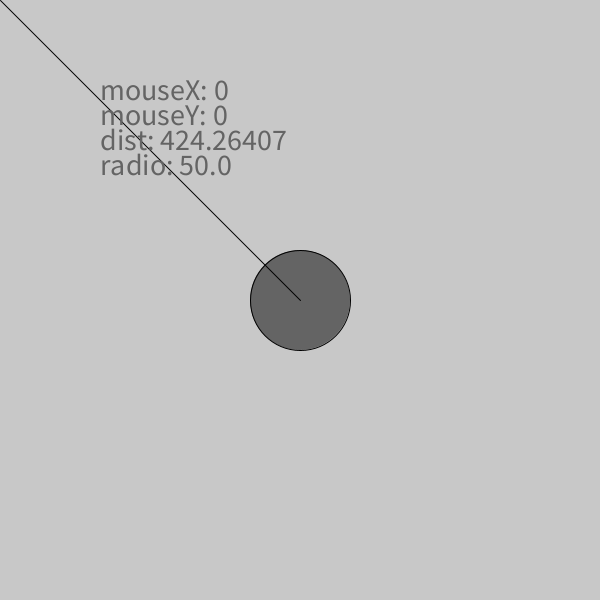
Frame 1 (no input)
Frame 60 (the mouse pressed at the canvas centre just before this capture): identical to frame 1, image omitted
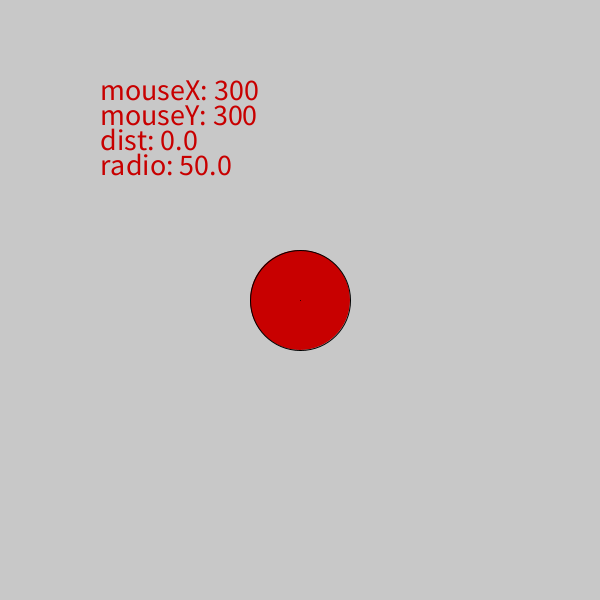
Frame 120 (the mouse held since frame 60 and released just before this capture)

The Processing sketch that drew these frames (run headless with seeded random() and noise(); from frame 60 on, the mouse is pressed at the canvas centre):

// Processing sketch: sketch_240528a
// ── sketch_240528a.pde
// dudasTP1: boolean, ctrl+t, else if, reset var

// declarar las variables (globales)
boolean estoySobreBoton;  //true or false
boolean debug = true;
float d, r;  //distancia y radio

void setup() {
  size(600, 600 );
  textSize( 30 );

  // asignar valores de variables
  estoySobreBoton = false;
  println(estoySobreBoton);
  r = 50;
}

void draw() {
  background( 200 );

  //estoySobreBoton = ( mouseX < width/2 );  //asigno expresion racional a una variable booleana
  
  // ------------------------------------------------
  // BOTON CALCULOS
  d = dist(mouseX, mouseY, width/2, height/2 );
  estoySobreBoton = d < r;  // IMPORTANTISIMO
  
  // ------------------------------------------------
  // BOTON DIBUJO 
  //if ( estoySobreBoton == true ) {  //igualacion redundante
  if ( estoySobreBoton ) {  //si es true
    //background(0);
    fill(200, 0, 0);
  } else {  //si es false
    //background(255);
    fill(100);
  }
  // dibujo mi boton
  circle( width/2, height/2, r*2 );
  // dibujo linea
  line( mouseX, mouseY, width/2, height/2 );

  // ------------------------------------------------
  // mi panel de debug de variables
  if ( debug ) {
    text( "mouseX: " + mouseX, 100, 100 );
    text( "mouseY: " + mouseY, 100, 125 );
    text( "dist: " + d, 100, 150 );    
    text( "radio: " + r, 100, 175 );    
  }
  println(estoySobreBoton);

}

void keyPressed() {
  estoySobreBoton = !estoySobreBoton;  //la negacion de su valor
  println(estoySobreBoton);

  if ( key == 'd' ) {
    debug = !debug;
    //if( estoySobreBoton ){
      //println(true);
    //}
  }
}
